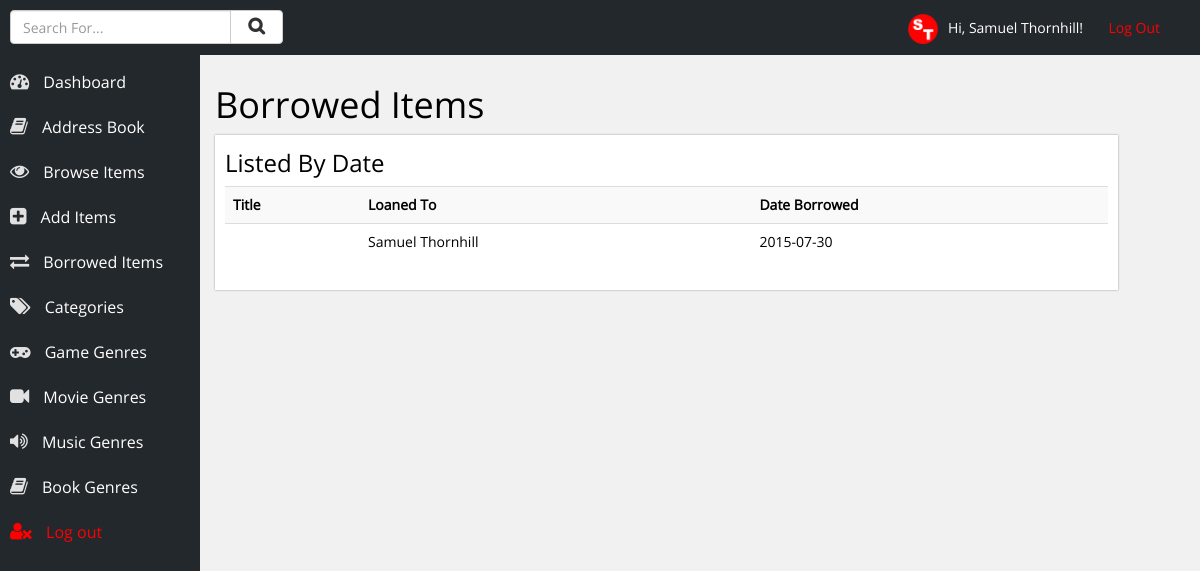
The app's page /borrowed.php (signed in) with its own data.
### tables this page shows
CREATE TABLE IF NOT EXISTS `users` (
  `id` int(10) NOT NULL AUTO_INCREMENT,
  `username` varchar(20) NOT NULL,
  `name` varchar(50) NOT NULL,
  `password` varchar(12) NOT NULL,
  PRIMARY KEY (`id`)
);

CREATE TABLE IF NOT EXISTS `borrowed` (
  `id` int(11) NOT NULL AUTO_INCREMENT,
  `title` int(15) NOT NULL,
  `borrowed_by` int(5) NOT NULL,
  `date_borrowed` date NOT NULL,
  PRIMARY KEY (`id`)
);

CREATE TABLE IF NOT EXISTS `contacts` (
  `id` int(11) NOT NULL AUTO_INCREMENT,
  `fname` varchar(50) NOT NULL,
  `lname` varchar(50) NOT NULL,
  `email` varchar(200) NOT NULL,
  `phone` varchar(20) NOT NULL,
  `house_number` varchar(150) NOT NULL,
  `town` varchar(100) NOT NULL,
  `city` varchar(100) NOT NULL,
  `post_code` varchar(25) NOT NULL,
  `borrowed` int(1) NOT NULL,
  `notes` varchar(2000) NOT NULL,
  PRIMARY KEY (`id`)
);

### inc/account-info.php (called while the page is built, shortened)
<?php
	$loggedIn = $_SESSION['username'];
	$result = mysqli_query($con, "SELECT * FROM users WHERE username = '$loggedIn'");
	while ($row = mysqli_fetch_array($result)) {
		$name = $row['name'];
	}
?>

### borrowed.php (the view, shortened to what this page needs)
<?php
	include ('inc/db_con.php');
	include ('inc/account-info.php');
	include ('inc/head.php');
?>
	<div class="row content-area">
		<h1>Borrowed Items</h1>
		<div class="col-xs-11 section">
			<h3>Listed By Date</h3>
			<table class="table table-items table-striped">
				<tr>
					<th>Title</th>
					<th>Loaned To</th>
					<th>Date Borrowed</th>
				</tr>
		<?php
			$result = mysqli_query($con, "SELECT * FROM borrowed ORDER BY date_borrowed ASC");
			while ($row = mysqli_fetch_array($result)) {
				$borrowedByNumber = $row['borrowed_by'];
				$date_borrowed = $row['date_borrowed'];
				$getName = mysqli_query($con, "SELECT * FROM contacts WHERE id='$borrowedByNumber'");
				while ($row = mysqli_fetch_array($getName)) {
					$bbfname = $row['fname'];
					$bblname = $row['lname'];
				}
				$bb = $bbfname . ' ' . $bblname;
				echo '<tr class="list" onclick="location.href=\'contact.php?id='.  $borrowedByNumber . '\'" title="View ' . $bb  . ' \'s Information">';
					echo '<td>' . $title . '</td>';
					echo '<td>' . $bb . '</td>';
					echo '<td>' . $date_borrowed . '</td>';
				echo '</tr>';
			}
		?>
			</table>
		</div>
	</div>
<?php include ('inc/footer.php'); ?>

### inc/head.php (shortened to what this page needs)
<!DOCTYPE html>
<html lang="en">
<head>
	<link rel="stylesheet" href="css/bootstrap.min.css" />
	<link rel="stylesheet" href="css/main.css" />
	<link rel="stylesheet" href="css/font-awesome.min.css" />
</head>
<body>
<div class="container-fluid">
	<header>
		<p class="log-out"><img style="max-height:30px; margin-right:10px;" src="images/logo.png" alt="Samuel Thornhill" />Hi, <?php echo $name; ?>! &nbsp; &nbsp; &nbsp; <a href="handlers/log-out.php">Log Out</a></p>
		<div class="row">
			<div class="col-xs-3">
				<p style="">
					<form action="search-results.php" method="POST">
						<div class="input-group">
							<input type="text" class="form-control" name="term" placeholder="Search For..." />
							<span class="input-group-btn">
								<button class="btn btn-default" style="margin-top:-20px;" type="submit" name="submit"><i class="fa fa-search" style="font-weight:bold; padding-left:5px; padding-right:5px; font-size:125%;"></i></button>
							</span>
						</div>
					</form>
				</p>
			</div>
		</div>
	</header>
	<div class="navigation">
		<ul>
			<li><a href="index.php"><i class="fa fa-tachometer"></i> Dashboard</a></li>
			<li><a href="contacts.php"><i class="fa fa-book"></i> Address Book</a></li>
			<li><a href="choose-category.php"><i class="fa fa-eye"></i> Browse Items</a></li>
			<li><a href="add-item.php"><i class="fa fa-plus-square"></i> Add Items</a></li>
			<li><a href="borrowed.php"><i class="fa fa-exchange"></i> Borrowed Items</a></li>
			<li><a href="categories.php"><i class="fa fa-tags"></i> Categories</a></li>
			<li><a href="genre.php?genre=Game"><i class="fa fa-gamepad"></i> Game Genres</a></li>
			<li><a href="genre.php?genre=Movie"><i class="fa fa-video-camera"></i> Movie Genres</a></li>
			<li><a href="genre.php?genre=Music"><i class="fa fa-volume-up"></i> Music Genres</a></li>
			<li><a href="genre.php?genre=Book"><i class="fa fa-book"></i> Book Genres</a></li>
			<li><a style="color:red;" href="handlers/log-out.php"><i style="color:red;" class="fa fa-user-times"></i> Log out</a></li>
		</ul>
	</div>

### css/main.css (style rules this page uses)
body { font-size: 14px; font-family: open-sans; background-color: #f1f1f1; color: black; }
header { width: 100%; background-color: #23282D; height: 55px; line-height: 55px; position: fixed; top: 0px; left: 0px; color: white; z-index: 99; padding-left: 10px; padding-right: 10px; }
header .log-out { float: right; margin-right: 30px; }
header .log-out a { text-decoration: none; color: red; }
.navigation { background-color: #23282D; width: 200px; height: 100%; float: left; position: fixed; top: 0px; left: 0px; padding-top: 40px; color: white; font-size: 16px; }
.navigation ul { list-style-type: none; margin: 0px; padding: 0px; margin-top: 20px; }
.navigation ul li { margin: 0px; padding: 0px; }
.navigation ul li a { color: white; text-decoration: none; height: 45px; line-height: 45px; display: block; padding-left: 10px; }
.navigation ul li a .fa { padding-right: 10px; font-size: 120%; color: #e1e1e1; }
.content-area { margin-left: 200px; padding-top: 65px; margin-bottom: 50px; }
.section { background-color: white; box-shadow: 0px 0px 2px #999; padding: 10px; }
.section h1, .section h2, .section h3, .section h4, .section h5, .section h6 { margin-top: 5px; }

### records on screen
users: name "Samuel Thornhill"
borrowed: contacts.fname+lname "Samuel Thornhill", date_borrowed "2015-07-30"
